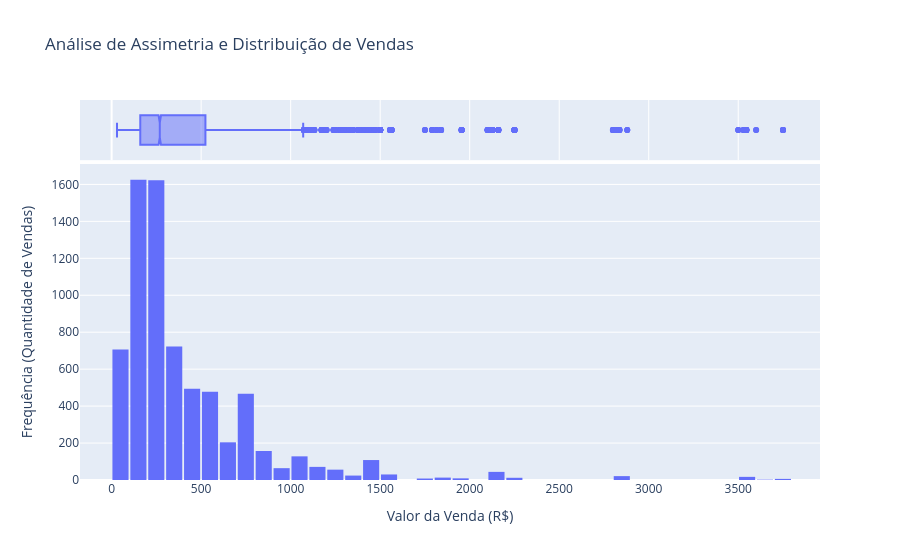

The notebook cell saved with this chart:
### Code cell
import plotly.express as px

# Criando um Histograma com Boxplot na margem
fig = px.histogram(
    ds_1, 
    x="Valor Final", 
    nbins=50,                  # Quantidade de barras (ajuste se necessário)
    title="Análise de Assimetria e Distribuição de Vendas",
    marginal="box",            # Adiciona o Boxplot logo acima do histograma!
    color_discrete_sequence=['#636EFA'] # Cor azul profissional
)

# Melhorando o visual
fig.update_layout(
    xaxis_title="Valor da Venda (R$)",
    yaxis_title="Frequência (Quantidade de Vendas)",
    bargap=0.1 # Espaço entre as barras
)

fig.show()

### Figure 1 — Plotly figure (JSON) as saved in the notebook; plotly's stock layout.template omitted (floating-point values rounded to 4 significant figures; data arrays with more than 128 entries replaced by an {"elided": "..."} marker saying what was removed)
{"data": [{"bingroup": "x", "hovertemplate": "Valor Final=%{x}<br>count=%{y}<extra></extra>", "legendgroup": "", "marker": {"color": "#636EFA", "pattern": {"shape": ""}}, "name": "", "nbinsx": 50, "orientation": "v", "showlegend": false, "type": "histogram", "x": {"elided": "7089 int values"}, "xaxis": "x", "yaxis": "y"}, {"hovertemplate": "Valor Final=%{x}<extra></extra>", "legendgroup": "", "marker": {"color": "#636EFA"}, "name": "", "notched": true, "showlegend": false, "type": "box", "x": {"elided": "7089 int values"}, "xaxis": "x2", "yaxis": "y2"}], "layout": {"bargap": 0.1, "barmode": "relative", "legend": {"tracegroupgap": 0}, "title": {"text": "Análise de Assimetria e Distribuição de Vendas"}, "xaxis": {"anchor": "y", "domain": [0, 1], "title": {"text": "Valor da Venda (R$)"}}, "xaxis2": {"anchor": "y2", "domain": [0, 1], "matches": "x", "showgrid": true, "showticklabels": false}, "yaxis": {"anchor": "x", "domain": [0, 0.8316], "title": {"text": "Frequência (Quantidade de Vendas)"}}, "yaxis2": {"anchor": "x2", "domain": [0.8416, 1], "matches": "y2", "showgrid": false, "showline": false, "showticklabels": false, "ticks": ""}}}
